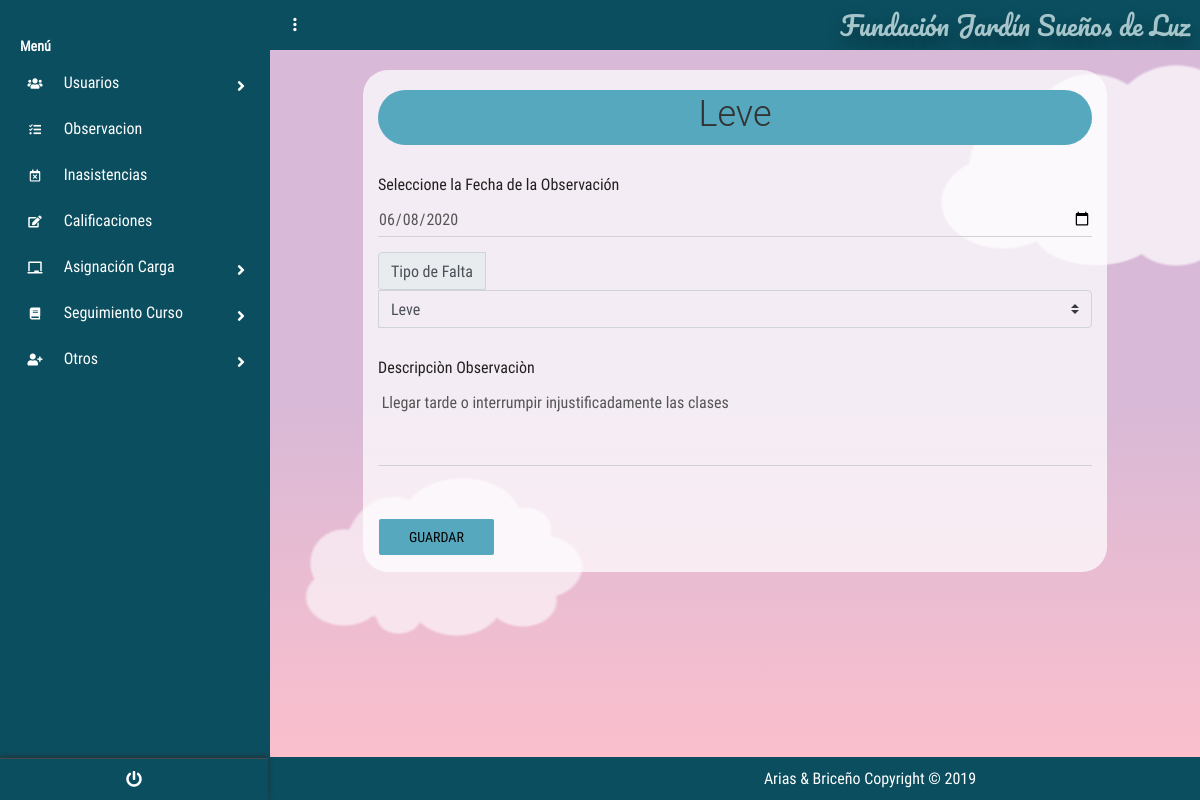
Page /?c=Observacion&a=nuevo&id_Observacion=1 (signed in) on the committed database.
### tables this page shows
create table OBSERVACION
(
id_Observacion int PRIMARY KEY auto_increment ,
fecha_Observacion DATE,
tipo_Falta VARCHAR (50),
descripcion_Observacion VARCHAR (100)
);

### controllers/ObservacionController.php (called while the page is built, shortened)
<?php
require_once "./models/ObservacionModel.php";
class ObservacionController{
    private $mode;
    public function __CONSTRUCT(){
        $this->mode = new ObservacionModel();
    }
    public function nuevo(){
        $alm = new ObservacionModel();
        if(isset($_REQUEST['id_Observacion'])){
            $alm = $this->mode->Obtener($_REQUEST['id_Observacion']);
        }
        include_once './views/Observacion/Observacion.php';
    }
}

### models/Conexion.php (called while the page is built)
<?php
class Conexion{
    public static function conectar(){
        $PDO = new PDO("mysql:host=localhost;dbname=dbfundacion;charset=utf8","root","");
        $PDO->setAttribute(PDO::ATTR_ERRMODE,PDO::ERRMODE_EXCEPTION);
        return $PDO;
    }
}
?>

### models/ObservacionModel.php (called while the page is built, shortened)
<?php
class ObservacionModel{
    public $CNX;
    public function __construct(){
        try {
            $this->CNX= Conexion::conectar();
        } catch (Exception $e) {
            die($e->getMessage());
        }
    }
    public function Obtener($id_Observacion)
	{
		try
		{
            $query= "SELECT * FROM Observacion WHERE id_Observacion = ?";
            $stm = $this->CNX->prepare($query);
			$stm->execute(array($id_Observacion));
			return $stm->fetch(PDO::FETCH_OBJ);
		} catch (Exception $e)
		{
			die($e->getMessage());
		}
	}
}

### views/Observacion/Observacion.php (the view, shortened to what this page needs)
<!DOCTYPE html>
<html lang="es">
    <head>
        <link
            rel='stylesheet'
            href='https://cdnjs.cloudflare.com/ajax/libs/twitter-bootstrap/4.1.1/css/bootstrap.css'>
        <link
            rel='stylesheet'
            href='https://use.fontawesome.com/releases/v5.0.13/css/all.css'>
        <link
            rel="stylesheet"
            href="<?php echo SERVERURL; ?>assets/css/menu_Lateral.css">
        <link rel="stylesheet" href="<?php echo SERVERURL; ?>assets/css/main.css">
    </head>
    <body>
        <?php include "./views/modules/navlateral.php" ?>
        <section class="full-box dashboard-contentPage">
            <?php include "./views/modules/navbar.php" ?>
            <div class="container">
                <form
                    action="?c=Observacion&a=guardar_Observacion"
                    method="post"
                    class="FormularioAjax"
                    data-form="save"
                    autocomplete="off"
                    enctype="multipart/form-data">
                    <div>
                        <h1 class="page-header tituloa" style="margin-top:20px">
                            <?php echo $alm->id_Observacion != null ? $alm->tipo_Falta : 'Nueva Observación'; ?>
                        </h1>
                    </div>
                    <div class="form-group">
                        <label for="nombre">Seleccione la Fecha de la Observación</label>
                        <input
                        value="<?php echo $alm->fecha_Observacion; ?>"
                            name="fecha_Observacion"
                            type="date"
                            class="form-control"
                            required="required"/>
                    </div>
                    <div class="input-group mb-3">
                        <div class="input-group-prepend">
                            <label class="input-group-text" for="inputGroupSelect01" required="required">Tipo de Falta</label>
                        </div>
                        <select
                        value="<?php echo $alm->tipo_Falta; ?>"
                            name="tipo_Falta"
                            class="custom-select selects"
                            id="inputGroupSelect01"
                            required="required"
                            style="background-color: #ffffff00;">
                            <option selected value="<?php echo $alm->tipo_Falta; ?>">
                                <?php
                                if($alm->id_Observacion != null){
                                    if($alm->tipo_Falta == "Leve"){
                                         echo "Leve";
                                        }elseif($alm->tipo_Falta == "Grave"){
                                             echo "Grave";
                                            }elseif($alm->tipo_Falta == "Gravisima"){
                                                 echo "Gravisima";
                                                }
                                }
                                 ?>
                            <option value="Leve">Leve</option>
                        </select>
                    </div>
                    <div class="form-group">
                        <label for="exampleFormControlTextarea1">Descripciòn Observaciòn</label>
                        <textarea
                            name="descripcion_Observacion"
                            class="form-control"
                            id="exampleFormControlTextarea1"
                            required="required"
                            placeholder="Ingrese descripción"
                            rows="3"><?php echo $alm->descripcion_Observacion; ?></textarea>
                    </div>
                    <div class="form-group" id="botones">
                        <input type="submit" value="Guardar" id="Crear" class="boton btn btn-info"/>
                    </div>
                </form>
            </div>
            <?php include "./views/modules/fondo_Form.php" ?>
        </section>
    </body>
</html>

### assets/css/menu_Lateral.css (style rules this page uses)
body { font-size: 0.9rem; }

### assets/css/main.css (style rules this page uses)
body, html { background-color: #0b4e5f; width: 100%; height: 100%; margin: 0; padding: 0; position: relative; font-size: 16px; font-family: 'RobotoCondensed'; overflow: hidden; }
.full-box { margin: 0; padding: 0; width: 100%; box-sizing: border-box; }
.container { background-color: rgba(255, 255, 255, 0.726); margin-top:20px; border-radius:25px; width:80%; }
.tablas,h1 { margin:20px }
h1 { text-align: center; padding: 5px; margin: 5px; }
.form-control { background-color: #ffffff00; }
form .btn, .botones { background-color: #56a8be; border-color: #56a8be; }
.tituloa { background-color: #56a8be; border-color: #56a8be; border-radius: 1em; }
.form-group .checkbox label, .form-group .radio label, .form-group label { font-size: 16px; line-height: 1.42857143; color: #212020; font-weight: 400; }
.dashboard-sideBar, .dashboard-contentPage { position: absolute; top: 0; height: 100%; transition: all .3s ease-in-out; }
.dashboard-contentPage { right: 0; z-index: 1; padding-left: 270px; }
.btn:not(.btn-raised).btn-info, .input-group-btn .btn:not(.btn-raised).btn-info { color: #000000; }
.input-group > .form-control, .input-group > .custom-select, .input-group > .custom-file { position: relative; -ms-flex: 1 1 auto; flex: 1 1 auto; width: 100%; }

### views/modules/fondo_Form.php (style rules this page uses)
html { box-sizing: border-box; }
*, *:before, *:after { box-sizing: inherit; }
body { margin: 0; background: linear-gradient(#d8b9d7 50%, #ffc0cb); min-height: 100vh; display: flex; justify-content: center; align-items: center; overflow: hidden; position: relative; }

### rows in the picture
observacion: tipo_Falta "Leve", fecha_Observacion "06/08/2020", descripcion_Observacion "Llegar tarde o interrumpir injustificadamente las clases"

### other values in the picture
NOMBREPROYECTO "Fundación Jardín Sueños de Luz"
